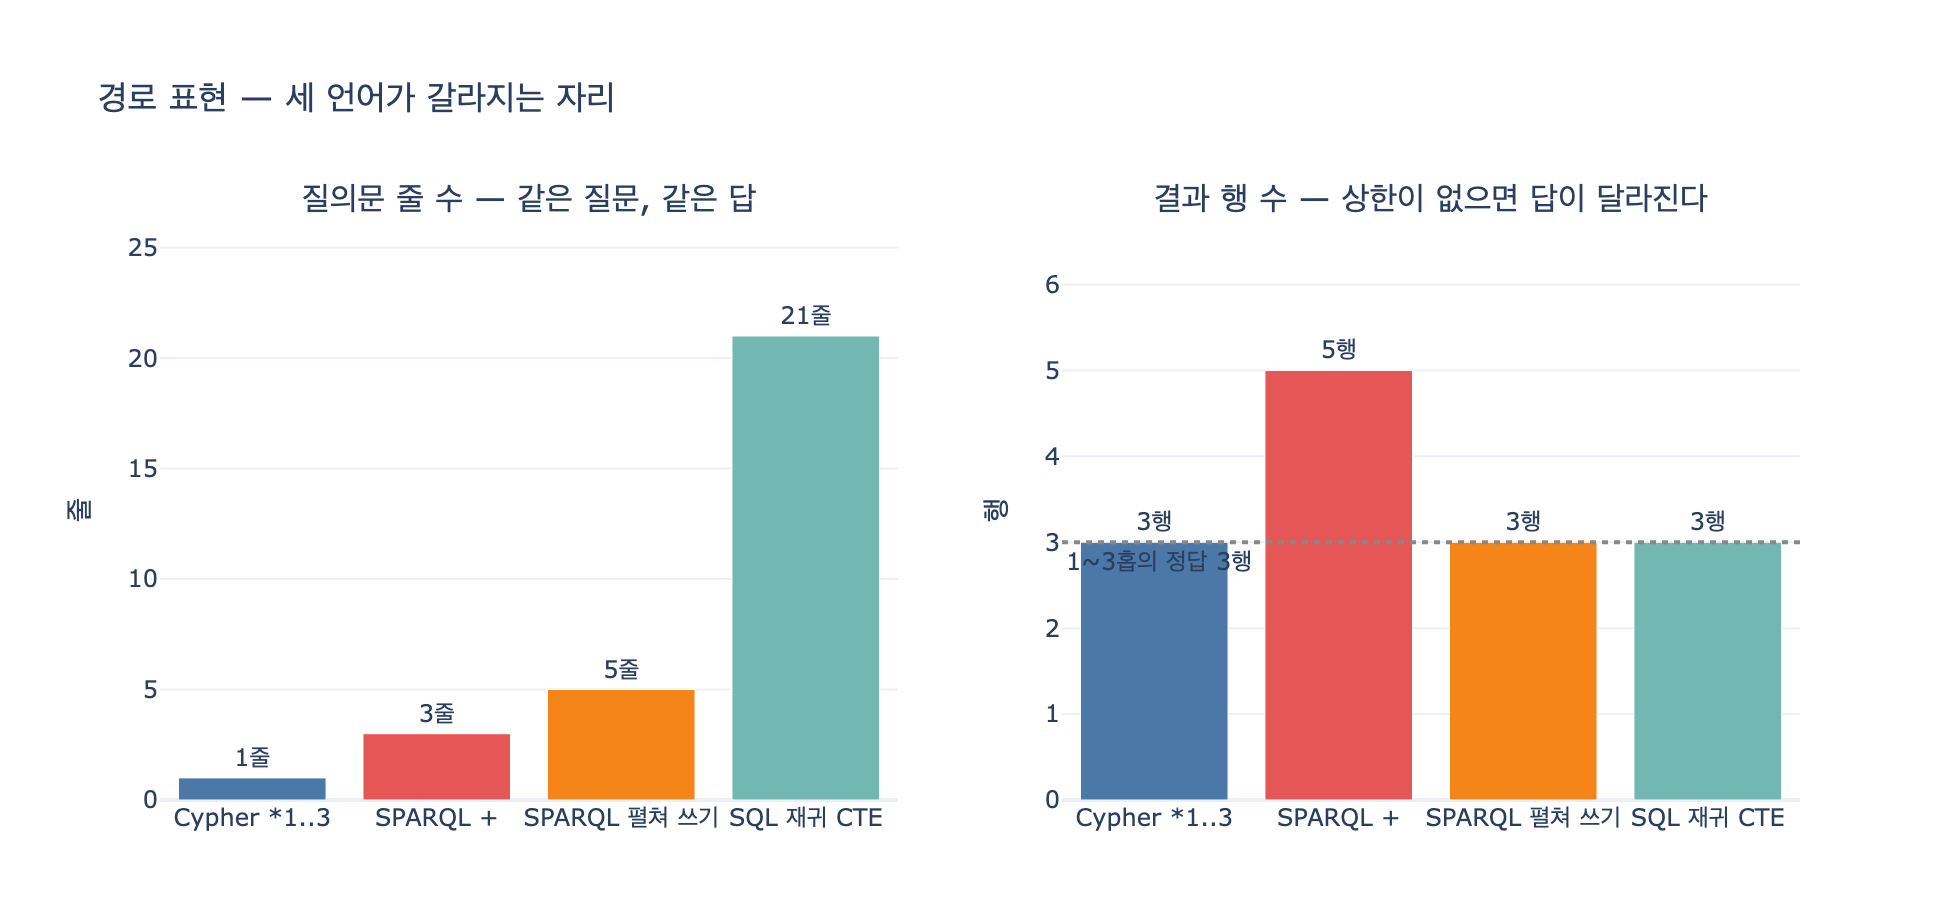

This chart was generated by the following Python code:
# %% [markdown]
# # 세 언어의 차이가 가장 크게 벌어지는 지점 — 경로 표현
#
# **질문**: 세 언어의 차이가 가장 크게 벌어지는 지점은 어디인가?
#
# **답**: 경로 표현이다. Cypher는 상한을 쓸 수 있고, SPARQL은 표준에 상한 표기가 없고,
# SQL은 재귀 CTE 스무 줄이 된다.
#
# 이 노트북은 **똑같은 질문** — "어떤 회사의 1~3단계 아래 자회사 전부" — 를 세 가지
# 의미론으로 직접 구현해서, 어디에서 갈라지는지를 결과와 줄 수로 확인한다.
#
# | 언어 | 표기 | 상한 | 이 노트북의 구현 |
# |---|---|---|---|
# | Cypher | `-[:ParentOf*1..3]->` | 문법에 있음 | 깊이 3에서 끊는 BFS |
# | SPARQL | `ex:parentOf+` | 표준에 없음 | 무한 이행 폐쇄 + 사후 필터 |
# | SQL | `WITH RECURSIVE ...` | 손으로 적음 | sqlite3 재귀 CTE |
#
# 상한이 있는지 없는지는 표기 취향 문제가 아니다. 9장의 «상한을 걸어라»를
# 언어 안에서 지킬 수 있는가 아닌가가 갈린다.

# %%
# 필요 패키지: plotly, kaleido (시각화용). 나머지는 표준 라이브러리(sqlite3, collections)만 쓴다.
# 원 예제(ex2_path_queries.py)는 kuzu + rdflib 로 실제 엔진을 돌리지만,
# 여기서는 «의미론»만 파이썬으로 재현해서 엔진 없이 차이를 보인다.

import sqlite3
import textwrap
from collections import deque


def _show(fig):
    try:
        from IPython import get_ipython
        if get_ipython() is not None:  # VSCode 셀/Jupyter에서만 렌더링
            fig.show()
    except ImportError:
        pass


# 11장 seed.py 의 PARENT_OF 를 5단계까지 늘렸다.
# 상한 3 과 «상한 없음»이 실제로 달라지려면 깊이가 4 이상이어야 하니까.
PARENT_OF = [
    ("가온테크", "가온소프트"),
    ("가온소프트", "가온연구소"),
    ("가온연구소", "가온랩스"),
    ("가온랩스", "가온마이크로"),
    ("가온마이크로", "가온나노"),
]
ROOT = "가온테크"
print(f"간선 {len(PARENT_OF)}개, 뿌리 {ROOT} 에서 최대 깊이 5")
# 출력: 간선 5개, 뿌리 가온테크 에서 최대 깊이 5

# %% [markdown]
# ## 1. Cypher — 상한을 언어가 받아 준다
#
# ```cypher
# MATCH (a:Co)-[:ParentOf*1..3]->(b:Co)
# RETURN a.name, b.name ORDER BY a.name, b.name
# ```
#
# `*1..3` 이 전부다. 하한 1, 상한 3. 엔진은 깊이 4로 내려가지 않는다.
# 탐색 비용이 $O(d^{k})$ (분기수 $d$, 홉 수 $k$) 로 폭발하는 걸 **질의문 한 글자**로 막는다.

# %%
CYPHER = "MATCH (a:Co)-[:ParentOf*1..3]->(b:Co) RETURN a.name, b.name ORDER BY a.name, b.name"

adj = {}
for p, c in PARENT_OF:
    adj.setdefault(p, []).append(c)


def cypher_bounded(source, lo=1, hi=3):
    """-[:ParentOf*lo..hi]-> 의 의미론. 상한에서 «가지를 자른다»."""
    out, q = set(), deque([(source, 0)])
    while q:
        node, d = q.popleft()
        if d >= hi:            # ← 상한. 여기서 더 안 내려간다
            continue
        for nxt in adj.get(node, []):
            if d + 1 >= lo:
                out.add((nxt, d + 1))
            q.append((nxt, d + 1))
    return sorted(out, key=lambda x: (x[1], x[0]))


cy = cypher_bounded(ROOT)
print(f"Cypher *1..3 → {len(cy)}행")
for name, d in cy:
    print(f"  {d}홉  {name}")
# 출력: Cypher *1..3 → 3행
# 출력:   1홉  가온소프트
# 출력:   2홉  가온연구소
# 출력:   3홉  가온랩스

# %% [markdown]
# ## 2. SPARQL — 상한 표기가 표준에 없다
#
# ```sparql
# SELECT ?p ?c WHERE { ?a ex:parentOf+ ?b . ?a ex:name ?p . ?b ex:name ?c }
# ```
#
# SPARQL 1.1 속성 경로에는 `*`(0회 이상), `+`(1회 이상), `?`(0 또는 1회)만 있다.
# `{1,3}` 같은 **횟수 상한 문법이 없다**. 초안 단계에 있었으나 표준에서 빠졌다.
#
# 즉 SPARQL 은 «1~3홉»을 물어볼 수 없고, «1홉 이상 전부»만 물어본 다음
# 홉 수를 버린 답을 받는다. 그래서 상한은 언어 밖에서 걸어야 한다.
# 질의 타임아웃, `LIMIT`, 아니면 깊이를 손으로 펼쳐 쓰기.

# %%
SPARQL_PLUS = """PREFIX ex: <http://example.org/>
SELECT ?p ?c WHERE { ?a ex:parentOf+ ?b . ?a ex:name ?p . ?b ex:name ?c }
ORDER BY ?p ?c"""


def sparql_plus(source):
    """ex:parentOf+ 의 의미론. 상한 없이 도달 가능한 전부. 홉 수는 결과에 없다."""
    out, q = set(), deque([source])
    while q:
        node = q.popleft()
        for nxt in adj.get(node, []):
            if nxt not in out:
                out.add(nxt)
                q.append(nxt)
    return sorted(out)


sp = sparql_plus(ROOT)
print(f"SPARQL + → {len(sp)}행: {sp}")
print(f"\nCypher 가 준 것: {sorted(n for n, _ in cy)}")
print(f"SPARQL 이 준 것: {sp}")
print(f"덤으로 딸려온 것: {sorted(set(sp) - {n for n, _ in cy})}  ← 4홉, 5홉")
# 출력: SPARQL + → 5행: ['가온나노', '가온랩스', '가온마이크로', '가온소프트', '가온연구소']
# 출력:
# 출력: Cypher 가 준 것: ['가온랩스', '가온소프트', '가온연구소']
# 출력: SPARQL 이 준 것: ['가온나노', '가온랩스', '가온마이크로', '가온소프트', '가온연구소']
# 출력: 덤으로 딸려온 것: ['가온나노', '가온마이크로']  ← 4홉, 5홉

# %% [markdown]
# ### SPARQL 에서 상한을 흉내 내는 두 가지
#
# **(a) 사후 필터** — 결과에 홉 수가 없으니 애초에 필터할 열이 없다.
# 깊이를 알려면 경로를 되짚어야 하고, 그건 이미 «질의 밖»의 일이다.
#
# **(b) 명시적 펼치기** — 홉 수만큼 대안(`|`)을 손으로 늘어놓는다. 이게 실무 해법이다.
#
# ```sparql
# SELECT ?p ?c WHERE {
#   ?a ex:parentOf | ex:parentOf/ex:parentOf | ex:parentOf/ex:parentOf/ex:parentOf ?b .
#   ?a ex:name ?p . ?b ex:name ?c
# } ORDER BY ?p ?c
# ```
#
# 상한 3 은 대안 3개. 상한 6 이면 6개. Cypher 의 `*1..6` 한 글자가
# SPARQL 에서는 줄 수로 자란다.

# %%
SPARQL_UNROLLED = """PREFIX ex: <http://example.org/>
SELECT ?p ?c WHERE {
  ?a ex:parentOf | ex:parentOf/ex:parentOf | ex:parentOf/ex:parentOf/ex:parentOf ?b .
  ?a ex:name ?p . ?b ex:name ?c
} ORDER BY ?p ?c"""


def sparql_unrolled(source, hi=3):
    """대안(|)을 hi 개 펼친 것과 같은 의미론. 결과는 Cypher 와 같아진다."""
    out, frontier = set(), {source}
    for _ in range(hi):
        frontier = {n for f in frontier for n in adj.get(f, [])}
        out |= frontier
    return sorted(out)


un = sparql_unrolled(ROOT)
print(f"펼친 SPARQL → {len(un)}행: {un}")
print(f"Cypher 결과와 같은가: {'예' if un == sorted(n for n, _ in cy) else '아니오'}")
# 출력: 펼친 SPARQL → 3행: ['가온랩스', '가온소프트', '가온연구소']
# 출력: Cypher 결과와 같은가: 예

# %% [markdown]
# ## 3. SQL — 재귀 CTE
#
# SQL 에는 «경로»라는 개념이 없다. 조인을 반복하는 재귀 블록을 직접 짜야 한다.
# 그리고 그 안에서 **세 가지를 손으로 처리**한다.
#
# 1. 깊이 세기 (`depth + 1`)
# 2. 상한 걸기 (`WHERE d.depth < 3`)
# 3. 순환 차단 (경로 문자열 검사 — 없으면 무한 루프)
#
# 앞의 두 언어는 1·3 을 엔진이 해 주고, Cypher 는 2 도 문법으로 해 준다.
# SQL 은 셋 다 내 몫이다. 그래서 스무 줄이 된다.

# %%
SQL_RECURSIVE = textwrap.dedent("""
    WITH RECURSIVE
      descendant (root, node, depth, path) AS (
          -- 씨앗: 1홉
          SELECT p.parent, p.child, 1,
                 '/' || p.parent || '/' || p.child || '/'
            FROM parent_of p
        UNION ALL
          -- 재귀: 한 홉 더. 상한과 순환 차단이 여기 들어간다
          SELECT d.root, p.child, d.depth + 1,
                 d.path || p.child || '/'
            FROM descendant d
            JOIN parent_of p
              ON p.parent = d.node
           WHERE d.depth < 3
             AND d.path NOT LIKE '%/' || p.child || '/%'
      )
    SELECT root, node, MIN(depth) AS depth
      FROM descendant
     WHERE root = ?
     GROUP BY root, node
     ORDER BY depth, node
""").strip()

con = sqlite3.connect(":memory:")
con.execute("CREATE TABLE parent_of (parent TEXT, child TEXT)")
con.executemany("INSERT INTO parent_of VALUES (?,?)", PARENT_OF)

sql_rows = con.execute(SQL_RECURSIVE, (ROOT,)).fetchall()
print(f"SQL 재귀 CTE → {len(sql_rows)}행")
for _, node, d in sql_rows:
    print(f"  {d}홉  {node}")
print(f"\nCypher 결과와 같은가: {'예' if [(n, d) for _, n, d in sql_rows] == cy else '아니오'}")
# 출력: SQL 재귀 CTE → 3행
# 출력:   1홉  가온소프트
# 출력:   2홉  가온연구소
# 출력:   3홉  가온랩스
# 출력:
# 출력: Cypher 결과와 같은가: 예

# %% [markdown]
# ### 순환이 있으면 차이가 더 벌어진다
#
# `가온나노 -> 가온테크` 를 넣어 순환을 만들어 보자.
#
# - Cypher: `*1..3` 이 상한이므로 그냥 멈춘다.
# - SPARQL: `+` 는 **집합 의미론**이라 이미 본 노드를 다시 안 돈다. 멈춘다.
# - SQL: 상한과 순환 차단 중 **하나라도 빼면 무한 루프**다. 안전장치가 질의문 안에 있다.

# %%
PARENT_OF_CYCLE = PARENT_OF + [("가온나노", "가온테크")]
adj_backup = adj
adj = {}
for p, c in PARENT_OF_CYCLE:
    adj.setdefault(p, []).append(c)

print(f"Cypher *1..3 (순환)  {len(cypher_bounded(ROOT))}행  → 상한이 멈춰 준다")
print(f"SPARQL +   (순환)  {len(sparql_plus(ROOT))}행  → 집합 의미론이 멈춰 준다")

con.execute("DELETE FROM parent_of")
con.executemany("INSERT INTO parent_of VALUES (?,?)", PARENT_OF_CYCLE)
n_guard = len(con.execute(SQL_RECURSIVE, (ROOT,)).fetchall())
SQL_NO_GUARD = "\n".join(ln for ln in SQL_RECURSIVE.splitlines() if "NOT LIKE" not in ln)
n_noguard = len(con.execute(SQL_NO_GUARD, (ROOT,)).fetchall())
print(f"SQL 재귀 (순환)     {n_guard}행  → 순환 차단을 «내가» 적어야 한다")
print(f"  순환 차단만 뺐을 때: {n_noguard}행 (상한 3 이 없다면 무한 루프)")
adj = adj_backup
# 출력: Cypher *1..3 (순환)  3행  → 상한이 멈춰 준다
# 출력: SPARQL +   (순환)  6행  → 집합 의미론이 멈춰 준다 (뿌리 자신도 도달 대상이 된다)
# 출력: SQL 재귀 (순환)     3행  → 순환 차단을 «내가» 적어야 한다
# 출력:   순환 차단만 뺐을 때: 3행 (상한 3 이 없다면 무한 루프)

# %% [markdown]
# ## 4. 줄 수와 결과를 나란히
#
# 이게 «가장 크게 벌어지는 지점»의 정량적 모습이다.

# %%
def nlines(q):
    return len([ln for ln in q.strip().splitlines() if ln.strip()])


ROWS = [
    ("Cypher\n*1..3", nlines(CYPHER), len(cy), "상한 O"),
    ("SPARQL\n+", nlines(SPARQL_PLUS), len(sp), "상한 X"),
    ("SPARQL\n펼쳐 쓰기", nlines(SPARQL_UNROLLED), len(un), "상한 △"),
    ("SQL\n재귀 CTE", nlines(SQL_RECURSIVE), len(sql_rows), "상한 손으로"),
]
print(f"{'언어':<16}{'줄 수':>6}{'결과행':>8}  상한")
for label, ln, rows, cap in ROWS:
    print(f"{label.replace(chr(10), ' '):<16}{ln:>6}{rows:>8}  {cap}")
print(f"\nSQL 은 Cypher 보다 {nlines(SQL_RECURSIVE) / nlines(CYPHER):.0f}배 길다")
# 출력: 언어               줄 수     결과행  상한
# 출력: Cypher *1..3          1       3  상한 O
# 출력: SPARQL +              3       5  상한 X
# 출력: SPARQL 펼쳐 쓰기        5       3  상한 △
# 출력: SQL 재귀 CTE          21       3  상한 손으로
# 출력:
# 출력: SQL 은 Cypher 보다 21배 길다

# %%
import plotly.graph_objects as go
from plotly.subplots import make_subplots

labels = [r[0] for r in ROWS]
lines = [r[1] for r in ROWS]
rows_n = [r[2] for r in ROWS]
COLORS = ["#4C78A8", "#E45756", "#F58518", "#72B7B2"]

fig = make_subplots(
    rows=1, cols=2,
    subplot_titles=("질의문 줄 수 — 같은 질문, 같은 답",
                    "결과 행 수 — 상한이 없으면 답이 달라진다"),
)
fig.add_trace(
    go.Bar(x=labels, y=lines, marker_color=COLORS,
           text=[f"{v}줄" for v in lines], textposition="outside",
           showlegend=False),
    row=1, col=1,
)
fig.add_trace(
    go.Bar(x=labels, y=rows_n, marker_color=COLORS,
           text=[f"{v}행" for v in rows_n], textposition="outside",
           showlegend=False),
    row=1, col=2,
)
fig.add_hline(y=len(cy), line_dash="dot", line_color="#888",
              annotation_text="1~3홉의 정답 3행", annotation_position="bottom left",
              row=1, col=2)
fig.update_yaxes(title_text="줄", range=[0, max(lines) * 1.25], row=1, col=1)
fig.update_yaxes(title_text="행", range=[0, max(rows_n) * 1.35], row=1, col=2)
fig.update_layout(
    title="경로 표현 — 세 언어가 갈라지는 자리",
    template="plotly_white", height=460, width=980,
    margin=dict(t=110, b=60),
)
_show(fig)

import pathlib
out = pathlib.Path(__file__).with_name("expy.png") if "__file__" in dir() else pathlib.Path("expy.png")
fig.write_image(str(out), scale=2)
print(f"저장: {out}")
# 출력: 저장: .../expy.png

# %% [markdown]
# ## 정리
#
# - `MATCH`, `WHERE`, `RETURN` 수준에서 세 언어는 **거의 번역이 된다**. 문장 모양만 다르다.
#   Cypher 는 그림, SPARQL 은 문장, Gremlin 은 걸음.
# - 번역이 깨지는 자리가 **경로 표현**이다.
#   - Cypher `*1..3` — 상한이 문법에 있다. 한 글자로 폭발을 막는다.
#   - SPARQL `+` — 표준에 상한 표기가 **없다**. 타임아웃·`LIMIT`·펼쳐 쓰기로 우회한다.
#   - SQL `WITH RECURSIVE` — 깊이·상한·순환 차단을 다 손으로 적어 스무 줄이 된다.
# - 그래서 이 차이는 «문법 취향»이 아니라 **운영 안전장치를 언어가 주는가**의 차이다.
#   9장의 «상한을 걸어라»를 Cypher 는 질의문 안에서, SPARQL 은 질의문 밖에서 지킨다.
# - 이식을 대비하려면: 질의문을 한곳에 모으고, `ORDER BY` 를 강제하고,
#   엔진 고유 함수를 격리하고, 각 질의가 답하는 질문을 주석으로 남긴다.
